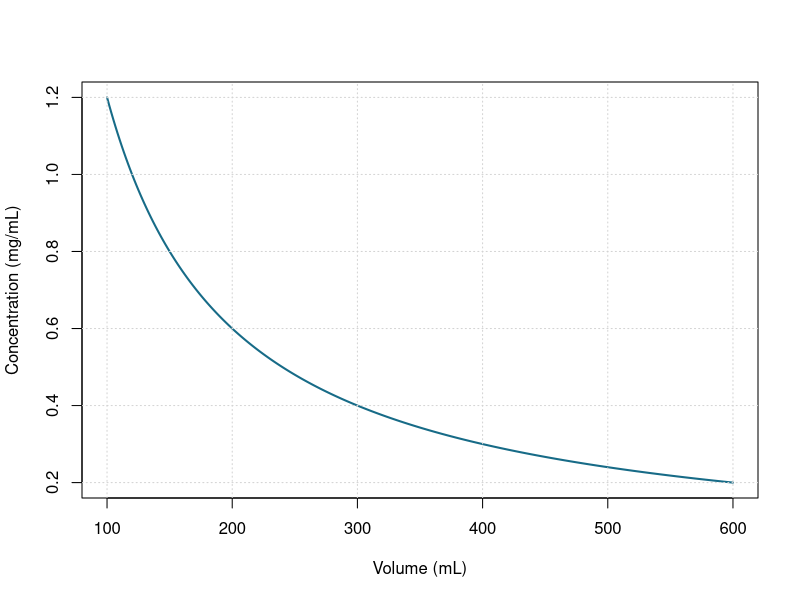

Generate this figure with R:
# Applied investigation: Laboratory dilution audit
# 1. Define the input domain and model
x <- seq(100, 600, length.out = 301)
y <- 120/x

# 2. Inspect numerical predictions
idx <- unique(round(seq(1, length(x), length.out = 5)))
print(data.frame(input = x[idx], output = y[idx]))

# 3. Visualize the model with labeled axes
plot(x, y, type = "l", lwd = 2, col = "#176B87",
     xlab = "Volume (mL)", ylab = "Concentration (mg/mL)")
grid()

# 4. Check the sampled output range
print(range(y))
